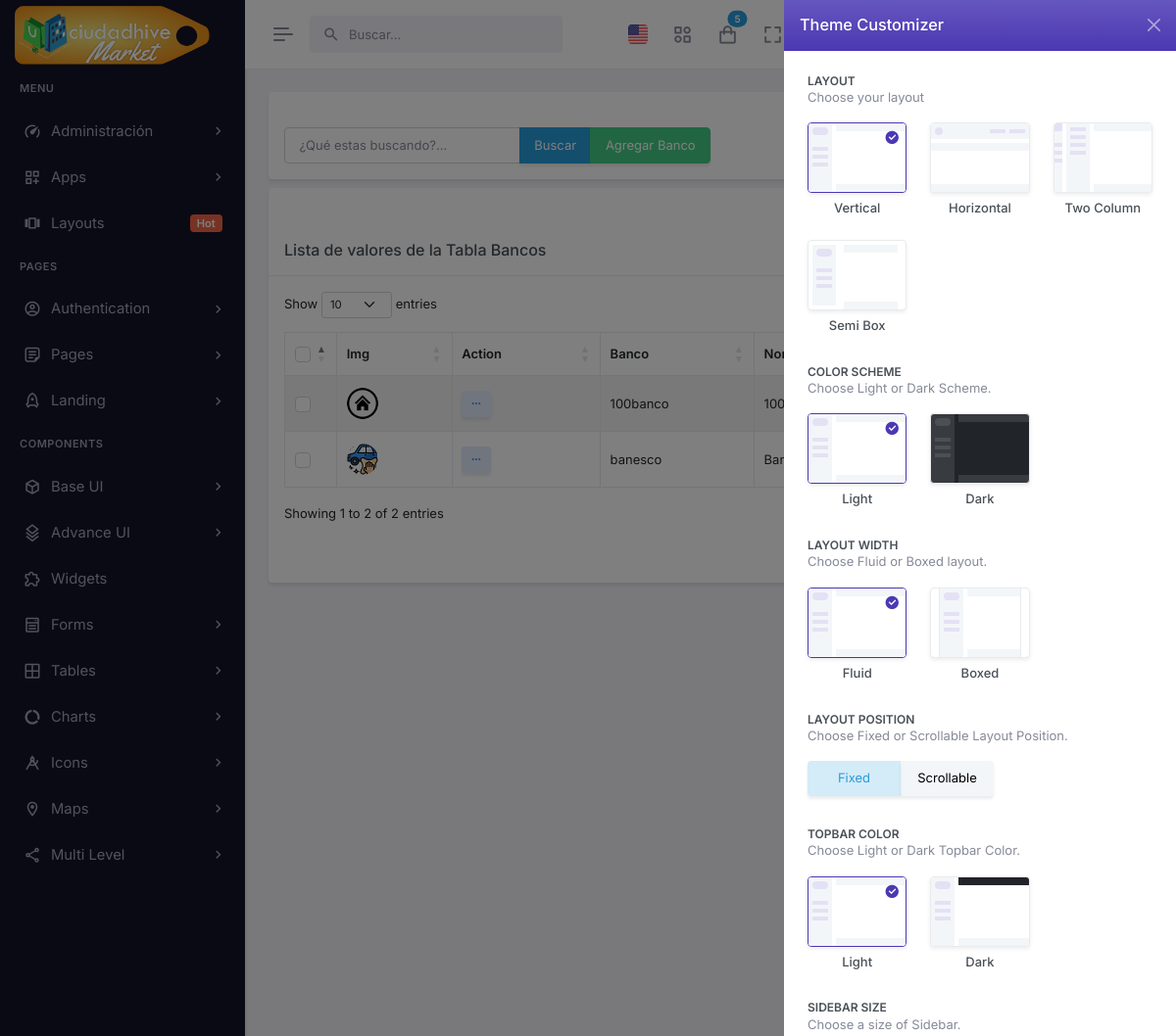
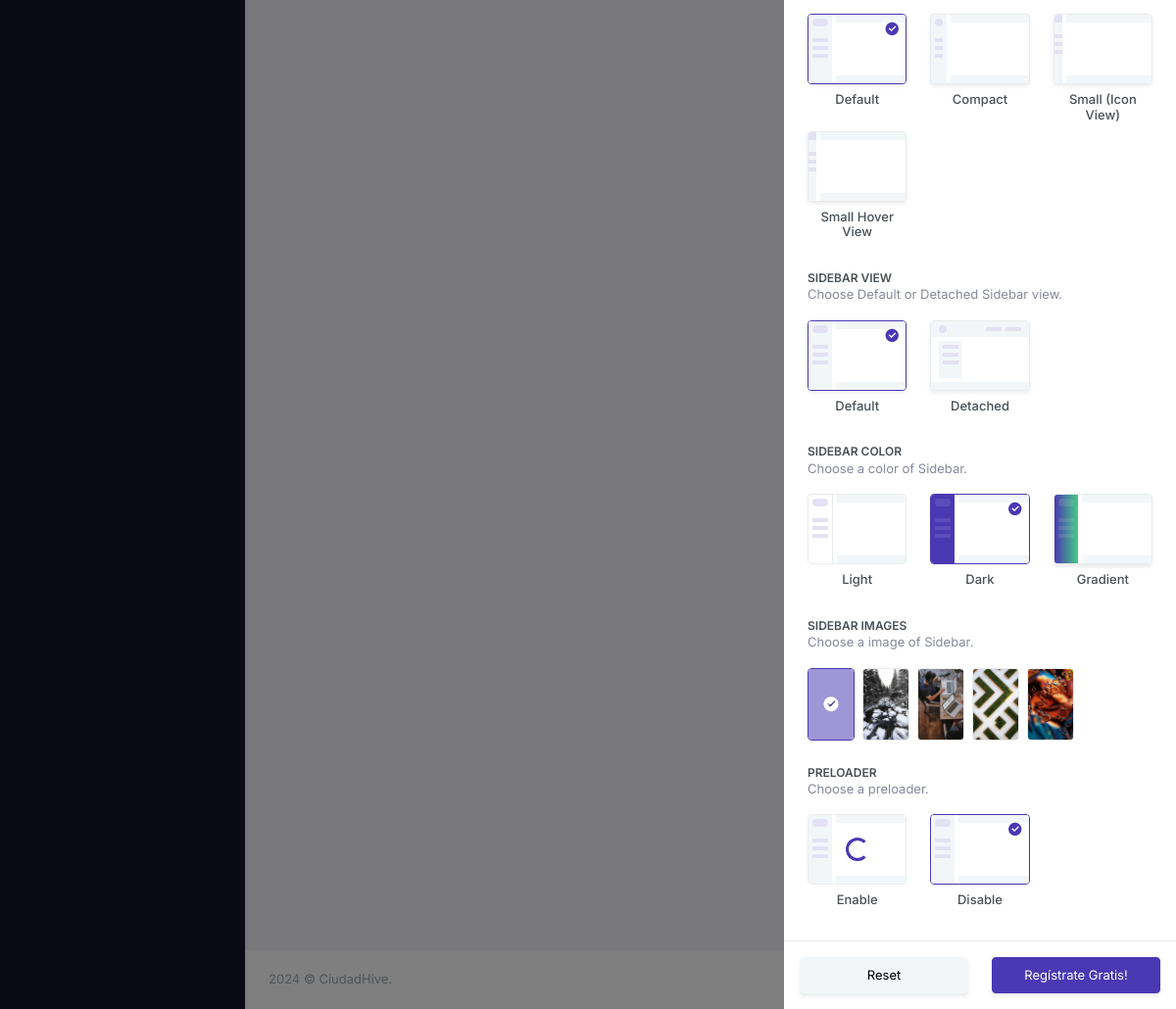
The app's page /bancoList/ (signed in) with its own data (2 pictures, top to bottom).
### tables this page shows
CREATE TABLE `company_bancos` (
  `banco_id` int(10) unsigned NOT NULL AUTO_INCREMENT,
  `codigo` varchar(80) NOT NULL DEFAULT '' COMMENT 'codigo del banco',
  `nombre` varchar(200) NOT NULL DEFAULT '',
  `banco_foto` varchar(145) NOT NULL DEFAULT '',
  `estatus` int(10) unsigned NOT NULL DEFAULT 1,
  `company_id` int(10) unsigned NOT NULL DEFAULT 0,
  `unidad` int(10) unsigned NOT NULL DEFAULT 0,
  PRIMARY KEY (`banco_id`)
);

### autoload.php (called while the page is built, shortened)
<?php
    spl_autoload_register(function($clase){
        $archivo= __DIR__."/".$clase.".php";
        $archivo=str_replace("\\","/",$archivo);
    });

### app/models/mainModel.php (called while the page is built, shortened)
<?php
	class mainModel{
		private $server=DB_SERVER;
		private $db=DB_NAME;
		private $user=DB_USER;
		private $pass=DB_PASS;
		protected function conectar(){
			$conexion = new PDO("mysql:host=".$this->server.";dbname=".$this->db,$this->user,$this->pass);
			$conexion->exec("SET CHARACTER SET utf8");
			return $conexion;
		}
		protected function ejecutarConsulta($consulta){
			$sql=$this->conectar()->prepare($consulta);
			$sql->execute();
			return $sql;
		}
		public function limpiarCadena($cadena){
			$palabras=["<script>","</script>","<script src","<script type=","SELECT * FROM","SELECT "," SELECT ","DELETE FROM","INSERT INTO","DROP TABLE","DROP DATABASE","TRUNCATE TABLE","SHOW TABLES","SHOW DATABASES","<?php","?>","--","^","<",">","==",";","::"];
			$cadena=trim($cadena);
			$cadena=stripslashes($cadena);
			$cadena=trim($cadena);
			$cadena=stripslashes($cadena);
			return $cadena;
		}
	}

### app/controllers/bancoController.php (called while the page is built, shortened)
<?php
	class bancoController extends mainModel{
		public function listarTodosBancoControlador($busqueda){
			$busqueda=$this->limpiarCadena($busqueda);
			if(isset($busqueda) && $busqueda!="*"){
				$consulta_datos="SELECT * FROM company_bancos WHERE (
				codigo LIKE '%$busqueda%'
				OR nombre LIKE '%$busqueda%'
				)
				ORDER BY nombre ASC limit 500";
			}else{
				$consulta_datos="SELECT * FROM company_bancos ORDER BY nombre ASC limit 500";
			}
			$datos = $this->ejecutarConsulta($consulta_datos);
			$datos = $datos->fetchAll();
			return $datos;
			exit();
		}
	}

### app/views/content/bancoList-view.php (the view, shortened to what this page needs)
<div class="main-content">
    <div class="page-content">
        <div class="container-fluid">
            <?php
            $insBanco = new bancoController();
            ?>
            <div class="row">
                <div class="col-xxl-3" style="margin-bottom: -15px;">
                    <div class="card">
                        <div class="card-body">
                            <div class="columns">
                                <div class="column">
                                    <form class="FormularioAjax"
                                    action="<?php echo APP_URL; ?>app/ajax/buscadorAjax.php"
                                    method="POST" autocomplete="off" >
                                        <div class="col-xs-12 col-md-6">
                                            <div class="form-group">
                                                <div class="input-group">
                                                    <input class="form-control is-rounded" type="text"
                                                    name="txt_buscador" placeholder="¿Qué estas buscando?..."
                                                    value="<?php echo isset($_SESSION[$url[0]])?$_SESSION[$url[0]]:""; ?>"
                                                    maxlength="30" required >
                                                    <button class="btn btn-info" type="submit" >Buscar</button>
                                                    <a href="<?php echo APP_URL; ?>bancoNew/" class="btn btn-success" >Agregar Banco</a>
                                                </div>
                                            </div>
                                        </div>
                                    </form>
                                </div>
                            </div>
                        </div>
                    </div>
                </div>
            </div>
            <?php
            if(isset($_SESSION[$url[0]]) && !empty($_SESSION[$url[0]])){
                $datos = $insBanco->listarTodosBancoControlador($_SESSION[$url[0]]);
            }else{
                $datos = $insBanco->listarTodosBancoControlador("*");
            }
            ?>
            <div class="row">
                <div class="col-lg-12">
                    <div class="card">
                    <div class="col-lg-12">
                            <div class="hstack gap-2 justify-content-end">
                                <a href="<?php echo APP_URL; ?>dashboard/" class="btn btn-soft-success">Regresar</a>
                            </div>
                        </div>
                        <div class="card-header">
                            <h5 class="card-title mb-0">Lista de valores de la Tabla Bancos</h5>
                        </div>
                        <div class="card-body">
                            <table id="fixed-header" class="table table-bordered dt-responsive nowrap table-striped align-middle" style="width:100%">
                                <thead>
                                    <tr>
                                        <th scope="col" style="width: 10px;">
                                            <div class="form-check">
                                                <input class="form-check-input fs-15" type="checkbox" id="checkAll" value="option">
                                            </div>
                                        </th>
                                        <th>Img</th>
                                        <th>Action</th>
                                        <th>Banco</th>
                                        <th>Nombre</th>
                                        <th>Estatus</th>
                                    </tr>
                                </thead>
                                <tbody>
                                    <?php
                                    if(is_array($datos)){
                                        foreach($datos as $rows){
                                            if($rows['banco_foto'] != ""){
                                                $banco_foto = APP_URL . "app/views/fotos/company/".$rows['company_id']."/bancos/".$rows['banco_foto'];
                                            }else{
                                                $banco_foto = APP_URL . "app/views/fotos/nophoto.jpg";
                                            }
                                            ?>
                                            <tr>
                                                <th scope="row">
                                                    <div class="form-check">
                                                        <input class="form-check-input fs-15" type="checkbox" name="checkAll" value="option1">
                                                    </div>
                                                </th>
                                                <td>
                                                    <a href="<?= APP_URL.'bancoUpdate/'.$rows['banco_id'].'/'?>">
                                                    <img class="rounded-circle header-profile-user"
                                                    src="<?=$banco_foto; ?>"
                                                    alt="Foto del item de la tabla">
                                                    </a>
                                                </td>
                                                <td>
                                                    <div class="dropdown d-inline-block">
                                                        <button class="btn btn-soft-secondary btn-sm dropdown" type="button" data-bs-toggle="dropdown"
                                                        aria-expanded="false"><i class="ri-more-fill align-middle"></i>
                                                        </button>
                                                    </div>
                                                </td>
                                                <td><?=$rows['codigo'];?></td>
                                                <td><?=$rows['nombre'];?></td>
                                                <td>
                                                    <?php
                                                    if($rows['estatus'] ==1 ){
                                                        ?><span class="badge bg-success">Activo<?php
                                                    }else{
                                                        ?><span class="badge bg-danger">Inactivo<?php
                                                    }?>
                                                    </span>
                                                </td>
                                            </tr>
                                        <?php
                                        }
                                    }
                                    ?>
                                </tbody>
                            </table>
                        </div>
                        <div class="col-lg-12">
                            <div class="hstack gap-2 justify-content-end">
                                <a href="<?php echo APP_URL; ?>dashboard/" class="btn btn-soft-success">Regresar</a>
                            </div>
                        </div>
                    </div>
                </div>
            </div>
        </div>
    </div>
</div>

### records on screen
company_bancos: company+banco_foto (picture), codigo "100banco", nombre "100…"
company_bancos: company+banco_foto (picture), codigo "banesco", nombre "Banco…"
